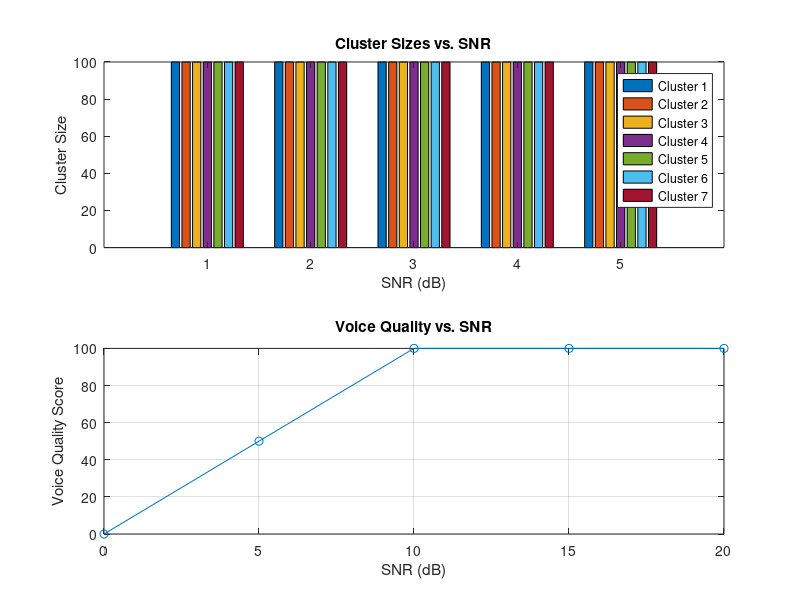

MATLAB code for this plot:
clc, clear
numClusters = 7;
snrdB = [0, 5, 10, 15, 20];
numSamples = 100;

% Preallocate arrays
clusterSizes = zeros(length(snrdB), numClusters);
voiceQualityScores = 10 * snrdB; % Direct computation

% Ensure quality is within the bounds of 0 to 100
voiceQualityScores = max(0, min(100, voiceQualityScores));

% Generate cluster data and calculate cluster sizes
for i = 1:length(snrdB)
    noiseLevel = 10 / max(0, snrdB(i));
    clusterSizes(i, :) = arrayfun(@(x) length(randn(numSamples, 1) + randn(numSamples, 1) * noiseLevel), 1:numClusters);
end

% Display results
disp('Cluster sizes for Different SNR levels: ');
disp(clusterSizes);
disp('Voice Quality Scores for Different SNR levels: ');
disp(voiceQualityScores);

% Plot results
figure;
subplot(2, 1, 1);
bar(clusterSizes);
xlabel('SNR (dB)');
ylabel('Cluster Size');
title('Cluster Sizes vs. SNR');
legend(arrayfun(@(x) sprintf('Cluster %d', x), 1:numClusters, 'UniformOutput', false));

subplot(2, 1, 2);
plot(snrdB, voiceQualityScores, '-o');
xlabel('SNR (dB)');
ylabel('Voice Quality Score');
title('Voice Quality vs. SNR');
grid on;

